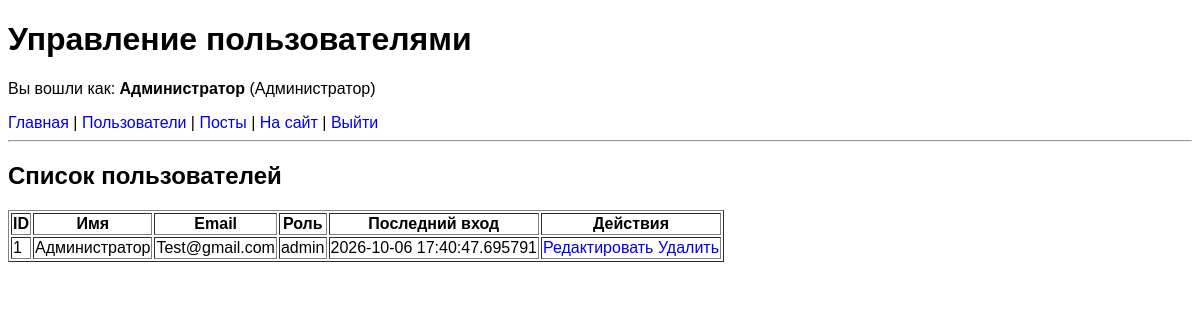
Page /admin/users (signed in) on the committed database.
### tables this page shows
CREATE TABLE users(
            id INTEGER PRIMARY KEY AUTOINCREMENT,
            name TEXT,
            email TEXT,
            password TEXT,
            last_login TIMESTAMP,
            role TEXT DEFAULT 'user'
);

### app.py (the view)
@app.route('/admin/users')
@admin_required
def admin_users():
    try:
        page = request.args.get('page', 1, type=int)
        per_page = 10
        offset = (page - 1) * per_page
        cur.execute('''
            SELECT id, name, email, role, last_login
            FROM users
            ORDER BY id DESC
            LIMIT ? OFFSET ?
        ''', [per_page, offset])
        users = cur.fetchall()
        cur.execute("SELECT COUNT(*) FROM users")
        total_users = cur.fetchone()[0]
        total_pages = (total_users + per_page - 1) // per_page
        return render_template('admin_users.html',
                             users=users,
                             current_page=page,
                             total_pages=total_pages,
                             user_name=session.get('user_name'))
    except Exception as e:
        app.logger.error(f'Ошибка в управлении пользователями: {e}')
        return render_template('500.html'), 500

### app.py (called while the page is built)
def is_admin(user_id):
    if not user_id:
        return False
    cur.execute("SELECT role FROM users WHERE id=?",[user_id])
    result = cur.fetchone()
    return result and result[0] == 'admin'

def admin_required(f):
    @wraps(f)
    def decorated_function(*args, **kwargs):
        if not session.get('user_id'):
            app.logger.warning('Попытка доступа к админ-панели без авторизации')
            return redirect('/login/')
        if not is_admin(session.get('user_id')):
            app.logger.warning(f'Попытка несанкционированного доступа к админ-панели пользователем {session.get("user_id")}')
            return render_template('403.html'), 403
        return f(*args, **kwargs)
    return decorated_function

@app.before_request
def check_auth():
    if 'user_id' not in session:
        token = request.cookies.get('auth_token')
        if token:
            user_id = validate_auth_token(token)
            if user_id:
                user = get_user_by_id(user_id)
                if user:
                    session['user_id'] = user[0]
                    session['user_name'] = user[1]

### templates/admin_users.html (shortened to what this page needs)
<!DOCTYPE html>
<html lang="ru">
<head>
    <link rel="stylesheet" href="../static/styles.css">
</head>
<body>
    <h1>Управление пользователями</h1>
    <p>Вы вошли как: <strong>{{ user_name }}</strong> (Администратор)</p>
    <nav>
        <a href="/admin">Главная</a> |
        <a href="/admin/users">Пользователи</a> |
        <a href="/admin/posts">Посты</a> |
        <a href="/">На сайт</a> |
        <a href="/logout">Выйти</a>
    </nav>
    <hr>
    <h2>Список пользователей</h2>
    {% if users %}
    <table border="1">
        <tr>
            <th>ID</th>
            <th>Имя</th>
            <th>Email</th>
            <th>Роль</th>
            <th>Последний вход</th>
            <th>Действия</th>
        </tr>
        {% for user in users %}
        <tr>
            <td>{{ user[0] }}</td>
            <td>{{ user[1] }}</td>
            <td>{{ user[2] }}</td>
            <td>{{ user[3] }}</td>
            <td>{{ user[4] if user[4] else 'Никогда' }}</td>
            <td>
                <a href="/admin/user/edit/{{user[0]}}">Редактировать</a>
                <a href="/admin/user/delete/{{ user[0] }}"
                   onclick="return confirm('Вы уверены, что хотите удалить пользователя {{ user[1] }}?')">
                   Удалить
                </a>
            </td>
        </tr>
        {% endfor %}
    </table>
    {% else %}
    <p>Пользователей не найдено.</p>
    {% endif %}
</body>
</html>

### static/styles.css (style rules this page uses)
* { font-family:'Franklin Gothic Medium', 'Arial Narrow', Arial, sans-serif; }
a { text-decoration: none; }
body { font-family: Arial, sans-serif; background-size: cover; background-repeat: no-repeat; }
p { width: 800px; height: auto; }

### rows in the picture
users: name "Администратор", id "1", email "Test@gmail.com", role "admin", last_login "2026-10-06 17:40:47.695791"
